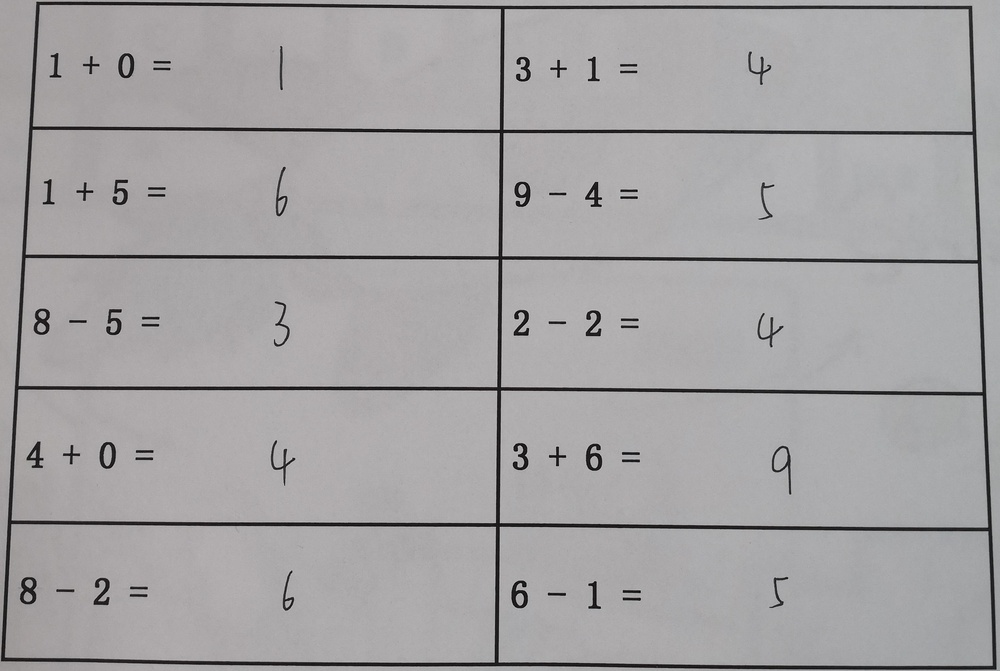
#> input picture myselfOCR2_0/temp/2--RectangularCutting_table.jpg, 1000 x 671 px, shrunk from 3185 x 2137 before the run
$ python GreyProcessing.py   (older library calls are emulated)
#> lines starting #> are read from the running program, lines starting #| are printed output that depends on the picture; after the words box and inside, x2 and y2 are one past the last pixel; in counts of white or black regions, pixels touching at a corner belong together
'''
灰度化处理
'''

import cv2
from PIL import Image
from scipy import misc

def GreyProcessing(imgSrc):
    #根据Otsu's方法取最佳阈值对图片进行二值化处理

    #获取到闭操作处理的图片
#> called with imgSrc = './temp/2--RectangularCutting_table.jpg'
    img0 = cv2.imread(imgSrc, 0)
#> img0: shape (671, 1000); min 0, max 205, mean 163.7
    #读取旋转过后的图片
    blur = cv2.GaussianBlur(img0, (5, 5), 0)
    # (5,5)为高斯核的大小，0为标准差
    # 阀值一定要设为0
    ret3, th3 = cv2.threshold(blur, 0, 255, cv2.THRESH_BINARY + cv2.THRESH_OTSU)
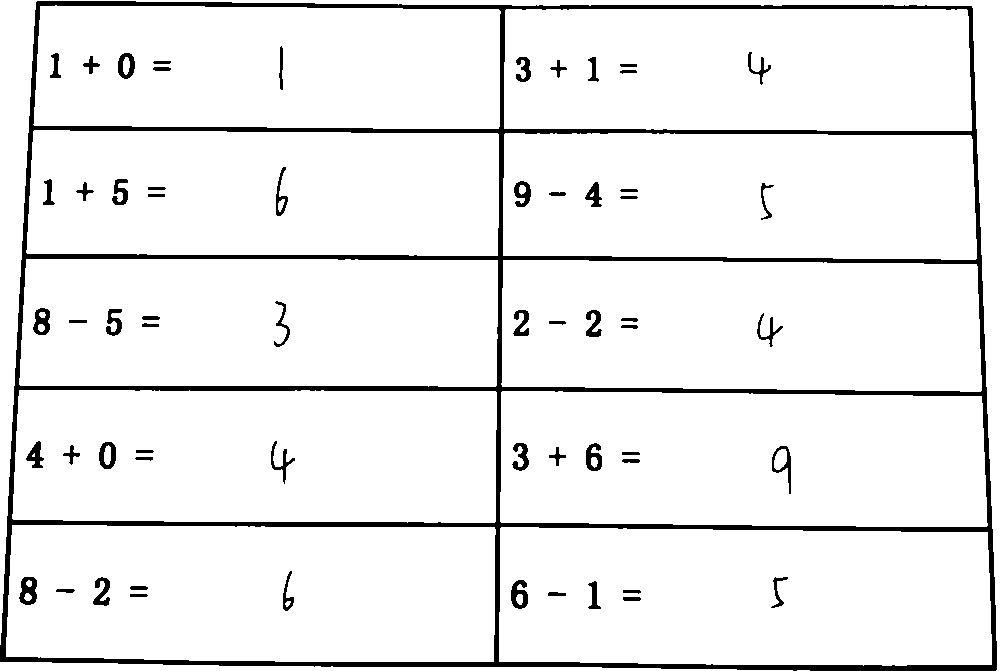
#> th3: shape (671, 1000); 93.6% white; 61 black regions, largest, box (x1, y1, x2, y2) and area: (0, 1, 997, 671) 34386, (19, 577, 37, 605) 332, (511, 580, 528, 609) 307
#> ret3 = 122
    #取得最佳阈值
    img = Image.open(imgSrc)
    Img = img.convert('L')
    # 模式L”为灰色图像，它的每个像素用8个bit表示，0表示黑，255表示白，其他数字表示不同的灰度.
    # threshold = ret3-20
    threshold = ret3-20
#> threshold = 102
    # 根据Otsu's二值化方法取最佳阈值，大于这个值为黑色，小于这个值为白色
    table = []
    for j in range(256):
        if j < threshold:
            table.append(0)
        else:
            table.append(1)
#> after the loop, table = 256 values from 0 to 1

    # 图片二值化
    photo = Img.point(table, '1')
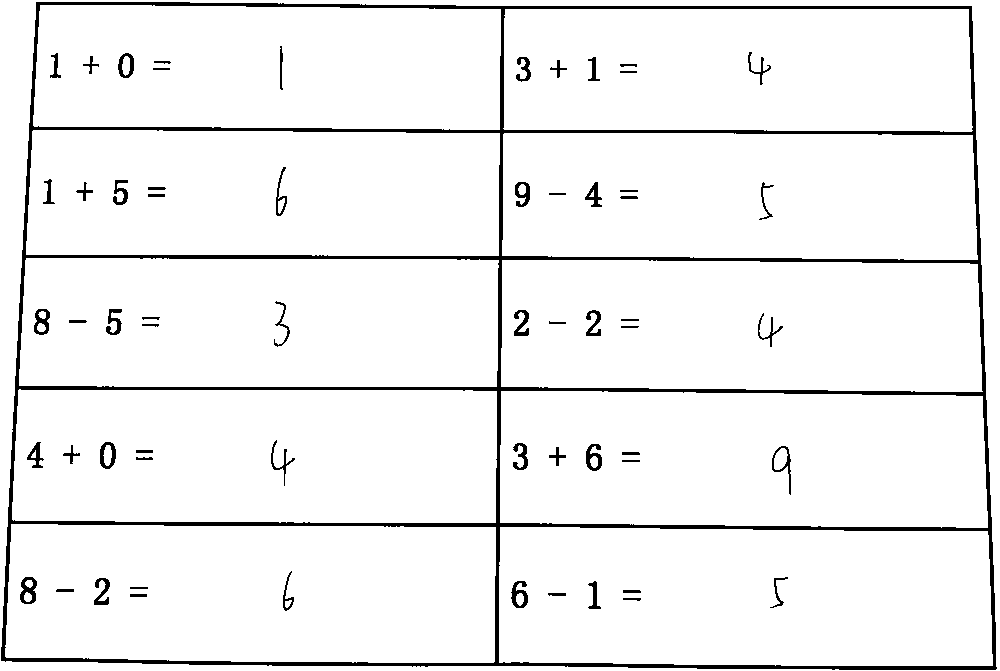
#> photo: PIL image 1000x671 1; 95% white; 61 black regions, largest, box (x1, y1, x2, y2) and area: (1, 2, 997, 670) 26805, (20, 577, 37, 604) 259, (511, 581, 528, 608) 242
    imgDst = "./temp/3--Close_GreyProcessing_table.jpg"
    # 设置输出图片路径
    photo.save(imgDst)
    print(threshold)
#| 102.0

    # 边界检测并生成中间图片
    img = cv2.imread(imgDst, 0)
#> img: shape (671, 1000); min 0, max 255, mean 242.1
    edges = cv2.Canny(img, 100, 200)
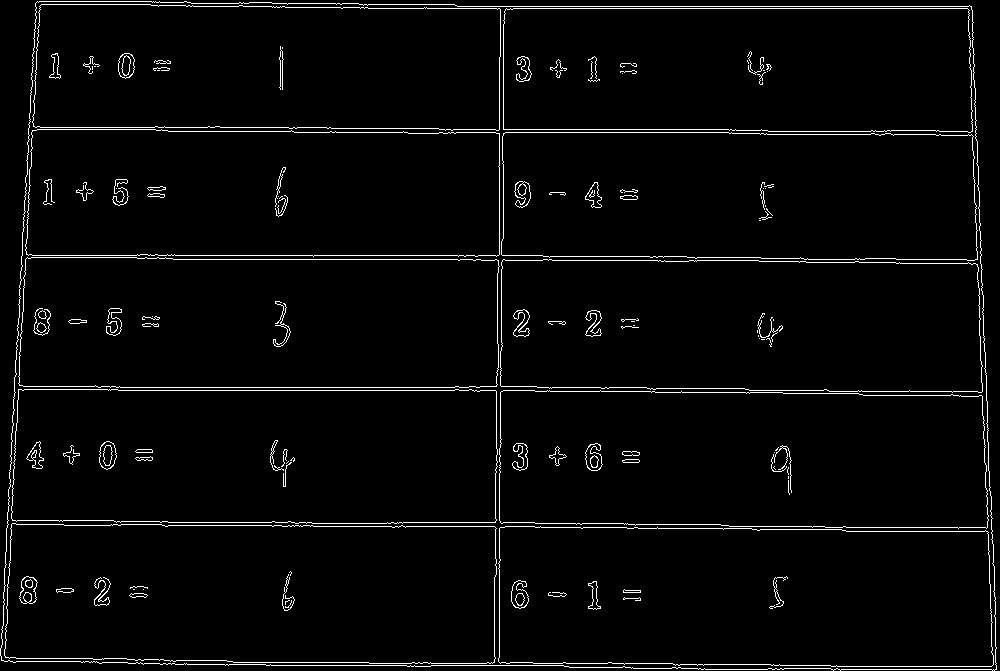
#> edges: shape (671, 1000); 3% white in thin lines or dots
    edgeImgDst = "./temp/4--Close_GreyProcessing_edgeImage_table.jpg"
    misc.imsave(edgeImgDst, edges)
    return imgDst,edgeImgDst

if __name__ == '__main__':
    GreyProcessing("./temp/2--RectangularCutting_table.jpg")
